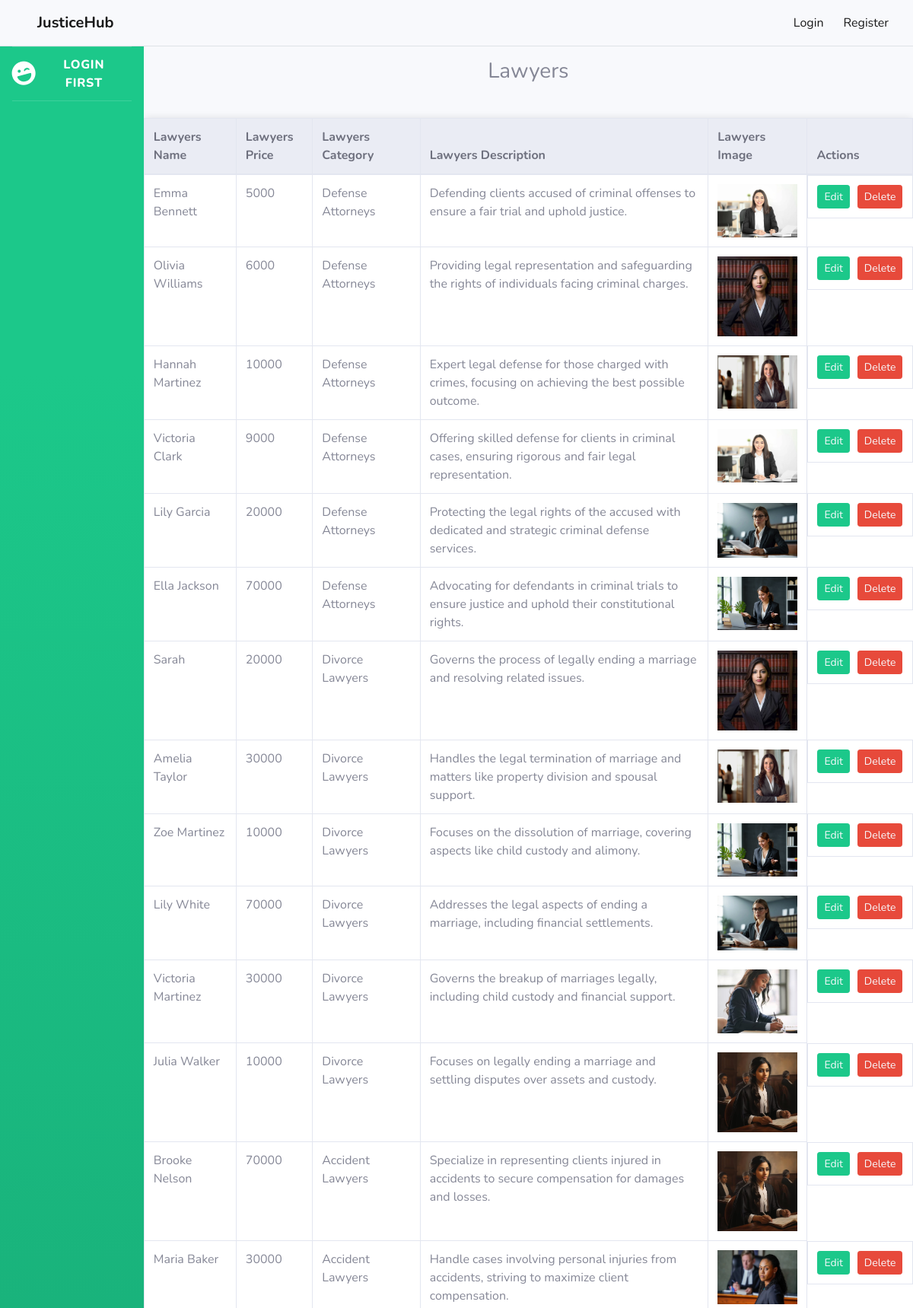
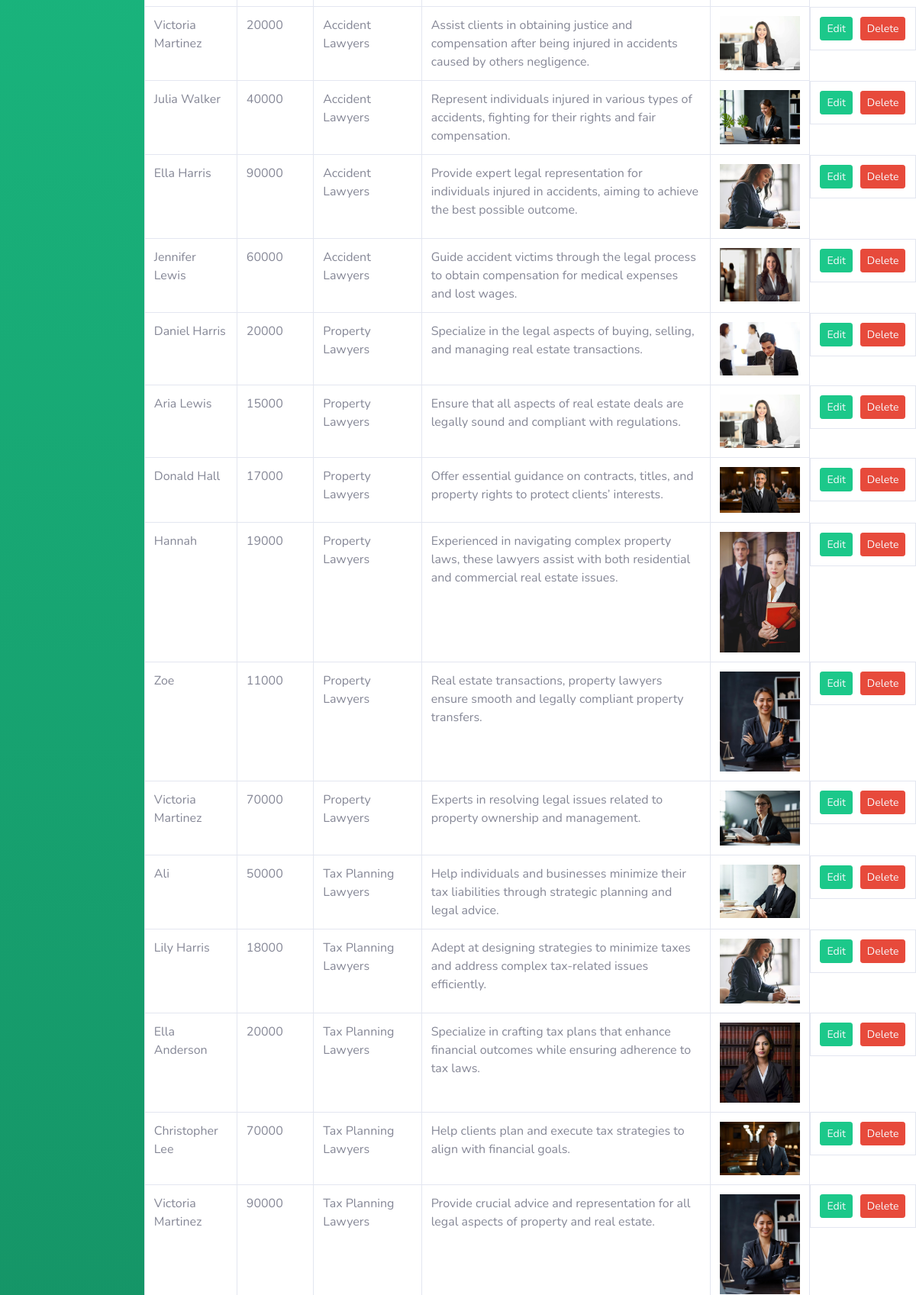
Screenshot of /Dashboard/lawyerapp.php (upper part) with the database file from the repository (2 pictures, top to bottom).
### tables this page shows
CREATE TABLE `ecomm_lawyers` (
  `pid` int(11) NOT NULL,
  `pname` varchar(255) DEFAULT NULL,
  `pprice` int(11) DEFAULT NULL,
  `pimg` varchar(255) DEFAULT NULL,
  `pdes` varchar(255) DEFAULT NULL,
  `pcategory` int(11) DEFAULT NULL
);

CREATE TABLE `ecomm_categories` (
  `cid` int(11) NOT NULL,
  `cname` varchar(255) DEFAULT NULL,
  `cimg` varchar(255) DEFAULT NULL
);

### Dashboard/lawyerapp.php (the view, shortened to what this page needs)
<?php
include 'conn.php';
?>
<!DOCTYPE html>
<html lang="en">
<head>
    <link href="vendor/fontawesome-free/css/all.min.css" rel="stylesheet" type="text/css">
    <link href="css/sb-admin-2.min.css" rel="stylesheet">
</head>
<body>
    <?php include 'nav.php'; ?>
    <div id="wrapper">
        <ul class="navbar-nav bg-gradient-success sidebar sidebar-dark accordion" id="accordionSidebar">
            <hr class="sidebar-divider my-0">
            <?php if (isset($_SESSION['name'])) { ?>
                <li class="nav-item active">
                    <a class="nav-link" href="index.php">
                        <i class="fas fa-fw fa-tachometer-alt"></i>
                        <span>Dashboard</span></a>
                </li>
                <hr class="sidebar-divider">
                <hr class="sidebar-divider">
                <div class="sidebar-heading">
                    Addons
                </div>
                <li class="nav-item">
                    <a class="nav-link" href="admin_add_category.php">
                        <i class="fas fa-fw fa-folder"></i>
                        <span>Add Lawyers Categories</span></a>
                </li>
                <li class="nav-item">
                    <a class="nav-link" href="addLawyer.php">
                        <i class="fas fa-fw fa-folder"></i>
                        <span>Add Lawyers</span></a>
                </li>
                <li class="nav-item">
                    <a class="nav-link" href="contact.php">
                        <i class="fas fa-fw fa-folder"></i>
                        <span>Contact details</span></a>
                </li>
                <li class="nav-item">
                    <a class="nav-link" href="Lawerapp.php">
                        <i class="fas fa-fw fa-folder"></i>
                        <span>Lawyer Appointement</span></a>
                </li>
                <li class="nav-item">
                    <a class="nav-link" href="lawyerapp.php">
                        <i class="fas fa-fw fa-folder"></i>
                        <span>Lawyers</span></a>
                </li>
                 <li class="nav-item">
                <a class="nav-link" href="../index.php">
                <i class="fas fa-fw fa-folder"></i>
                    <span>Go To Website</span></a>
            </li>
            <?php } else { ?>
                <a class="sidebar-brand d-flex align-items-center justify-content-center" href="login.php">
                    <div class="sidebar-brand-icon rotate-n-15">
                        <i class="fas fa-laugh-wink"></i>
                    </div>
                    <div class="sidebar-brand-text mx-3">Login First</div>
                </a>
            <?php } ?>
            <hr class="sidebar-divider d-none d-md-block">
        </ul>
        <div id="content-wrapper" class="d-flex flex-column">
            <h3 class="text-center mt-3 mb-4">Lawyers</h3>
            <?php
            $sql = "SELECT * FROM ecomm_lawyers INNER JOIN ecomm_categories ON ecomm_lawyers.pcategory = ecomm_categories.cid";
            $result = mysqli_query($conn, $sql);
            $row_count = mysqli_num_rows($result);
            if ($row_count > 0) {
            ?>
                <div class="table-responsive">
                    <table class="table table-bordered">
                        <thead class="thead-light">
                            <tr>
                                <th>Lawyers Name</th>
                                <th>Lawyers Price</th>
                                <th>Lawyers Category</th>
                                <th>Lawyers Description</th>
                                <th>Lawyers Image</th>
                                <th>Actions</th>
                            </tr>
                        </thead>
                        <tbody>
                            <?php while ($row = mysqli_fetch_assoc($result)) { ?>
                                <tr>
                                    <td><?php echo $row['pname']; ?></td>
                                    <td><?php echo $row['pprice']; ?></td>
                                    <td><?php echo $row['cname']; ?></td>
                                    <td><?php echo $row['pdes']; ?></td>
                                    <td>
                                        <img src="uploads/lawyers/<?php echo $row['pimg']; ?>" alt="<?php echo $row['pname']; ?>" class="img-fluid">
                                    </td>
                                    <td class="actions">
                                        <a href="edit.php?pid=<?php echo $row['pid']; ?>" class="btn btn-success btn-sm text-light">Edit</a>
                                        <a href="delete.php?pid=<?php echo $row['pid']; ?>" onclick="return confirm('Are you sure you want to delete this lawyer?')" class="btn btn-danger text-light btn-link btn-sm">Delete</a>
                                    </td>
                                </tr>
                            <?php } ?>
                        </tbody>
                    </table>
                </div>
            <?php } else { ?>
                <h3 class="text-center mt-5">No Records</h3>
            <?php } ?>
        </div>
    </div>
</body>
</html>

### Dashboard/lawyerapp.php (style rules this page uses)
body { font-family: 'Nunito', sans-serif; background-color: #f8f9fc; margin: 0; padding: 0; }
h3 { text-align: center; margin-top: 20px; }
table { width: 100%; margin: 20px auto; border-collapse: collapse; background-color: #fff; box-shadow: 0 0 10px rgba(0, 0, 0, 0.1); }
th, td { padding: 10px; border: 1px solid #ddd; text-align: left; }
th { background-color: #f2f2f2; }
img { width: 100%; height: auto; }
.actions { display: flex; gap: 10px; }
.actions a { color: #4e73df; text-decoration: none; }
@media (min-width: 768px) { table { width: 70%; margin: 20px auto; } }
@media (min-width: 768px) { img { width: 150px; height: 150px; } }
@media (min-width: 1024px) { table { width: 50%; margin: 20px auto; } }
@media (min-width: 1024px) { img { width: 200px; height: 200px; } }

### Dashboard/nav.php (style rules this page uses)
.navbar-nav { margin-left: auto; }

### rows the page displays
ecomm_lawyers: pname "Emma Bennett", pprice "5000", pcategory.cname "Defense Attorneys", pdes "Defending clients accused of criminal offenses to ensure a fair trial and uphold justice.", pimg (picture)
ecomm_lawyers: pname "Olivia Williams", pprice "6000", pcategory.cname "Defense Attorneys", pdes "Providing legal representation and safeguarding the rights of individuals facing criminal charges.", pimg (picture)
ecomm_lawyers: pname "Hannah Martinez", pprice "10000", pcategory.cname "Defense Attorneys", pdes "Expert legal defense for those charged with crimes, focusing on achieving the best possible outcome.", pimg (picture)
ecomm_lawyers: pname "Victoria Clark", pprice "9000", pcategory.cname "Defense Attorneys", pdes "Offering skilled defense for clients in criminal cases, ensuring rigorous and fair legal representation.", pimg (picture)
ecomm_lawyers: pname "Lily Garcia", pprice "20000", pcategory.cname "Defense Attorneys", pdes "Protecting the legal rights of the accused with dedicated and strategic criminal defense services.", pimg (picture)
ecomm_lawyers: pname "Ella Jackson", pprice "70000", pcategory.cname "Defense Attorneys", pdes "Advocating for defendants in criminal trials to ensure justice and uphold their constitutional rights.", pimg (picture)
ecomm_lawyers: pname "Sarah", pprice "20000", pcategory.cname "Divorce Lawyers", pdes "Governs the process of legally ending a marriage and resolving related issues.", pimg (picture)
ecomm_lawyers: pname "Amelia Taylor", pprice "30000", pcategory.cname "Divorce Lawyers", pdes "Handles the legal termination of marriage and matters like property division and spousal support.", pimg (picture)
ecomm_lawyers: pname "Zoe Martinez", pprice "10000", pcategory.cname "Divorce Lawyers", pdes "Focuses on the dissolution of marriage, covering aspects like child custody and alimony.", pimg (picture)
ecomm_lawyers: pname "Lily White", pprice "70000", pcategory.cname "Divorce Lawyers", pdes "Addresses the legal aspects of ending a marriage, including financial settlements.", pimg (picture)
ecomm_lawyers: pname "Victoria Martinez", pprice "30000", pcategory.cname "Divorce Lawyers", pdes "Governs the breakup of marriages legally, including child custody and financial support.", pimg (picture)
ecomm_lawyers: pname "Julia Walker", pprice "10000", pcategory.cname "Divorce Lawyers", pdes "Focuses on legally ending a marriage and settling disputes over assets and custody.", pimg (picture)
ecomm_lawyers: pname "Brooke Nelson", pprice "70000", pcategory.cname "Accident Lawyers", pdes "Specialize in representing clients injured in accidents to secure compensation for damages and losses.", pimg (picture)
ecomm_lawyers: pname "Maria Baker", pprice "30000", pcategory.cname "Accident Lawyers", pdes "Handle cases involving personal injuries from accidents, striving to maximize client compensation.", pimg (picture)
ecomm_lawyers: pname "Victoria Martinez", pprice "20000", pcategory.cname "Accident Lawyers", pdes "Assist clients in obtaining justice and compensation after being injured in accidents caused by others negligence.", pimg (picture)
ecomm_lawyers: pname "Julia Walker", pprice "40000", pcategory.cname "Accident Lawyers", pdes "Represent individuals injured in various types of accidents, fighting for their rights and fair compensation.", pimg (picture)
ecomm_lawyers: pname "Ella Harris", pprice "90000", pcategory.cname "Accident Lawyers", pdes "Provide expert legal representation for individuals injured in accidents, aiming to achieve the best possible outcome.", pimg (picture)
ecomm_lawyers: pname "Jennifer Lewis", pprice "60000", pcategory.cname "Accident Lawyers", pdes "Guide accident victims through the legal process to obtain compensation for medical expenses and lost wages.", pimg (picture)
ecomm_lawyers: pname "Daniel Harris", pprice "20000", pcategory.cname "Property Lawyers", pdes "Specialize in the legal aspects of buying, selling, and managing real estate transactions.", pimg (picture)
ecomm_lawyers: pname "Aria Lewis", pprice "15000", pcategory.cname "Property Lawyers", pdes "Ensure that all aspects of real estate deals are legally sound and compliant with regulations.", pimg (picture)
ecomm_lawyers: pname "Donald Hall", pprice "17000", pcategory.cname "Property Lawyers", pdes "Offer essential guidance on contracts, titles, and property rights to protect clients’ interests.", pimg (picture)
ecomm_lawyers: pname "Hannah", pprice "19000", pcategory.cname "Property Lawyers", pdes "Experienced in navigating complex property laws, these lawyers assist with both residential and commercial real estate issues.", pimg (picture)
ecomm_lawyers: pname "Zoe", pprice "11000", pcategory.cname "Property Lawyers", pdes "Real estate transactions, property lawyers ensure smooth and legally compliant property transfers.", pimg (picture)
ecomm_lawyers: pname "Victoria Martinez", pprice "70000", pcategory.cname "Property Lawyers", pdes "Experts in resolving legal issues related to property ownership and management.", pimg (picture)
ecomm_lawyers: pname "Ali", pprice "50000", pcategory.cname "Tax Planning Lawyers", pdes "Help individuals and businesses minimize their tax liabilities through strategic planning and legal advice.", pimg (picture)
ecomm_lawyers: pname "Lily Harris", pprice "18000", pcategory.cname "Tax Planning Lawyers", pdes "Adept at designing strategies to minimize taxes and address complex tax-related issues efficiently.", pimg (picture)
ecomm_lawyers: pname "Ella Anderson", pprice "20000", pcategory.cname "Tax Planning Lawyers", pdes "Specialize in crafting tax plans that enhance financial outcomes while ensuring adherence to tax laws.", pimg (picture)
ecomm_lawyers: pname "Christopher Lee", pprice "70000", pcategory.cname "Tax Planning Lawyers", pdes "Help clients plan and execute tax strategies to align with financial goals.", pimg (picture)
ecomm_lawyers: pname "Victoria Martinez", pprice "90000", pcategory.cname "Tax Planning Lawyers", pdes "Provide crucial advice and representation for all legal aspects of property and real estate.", pimg (picture)
